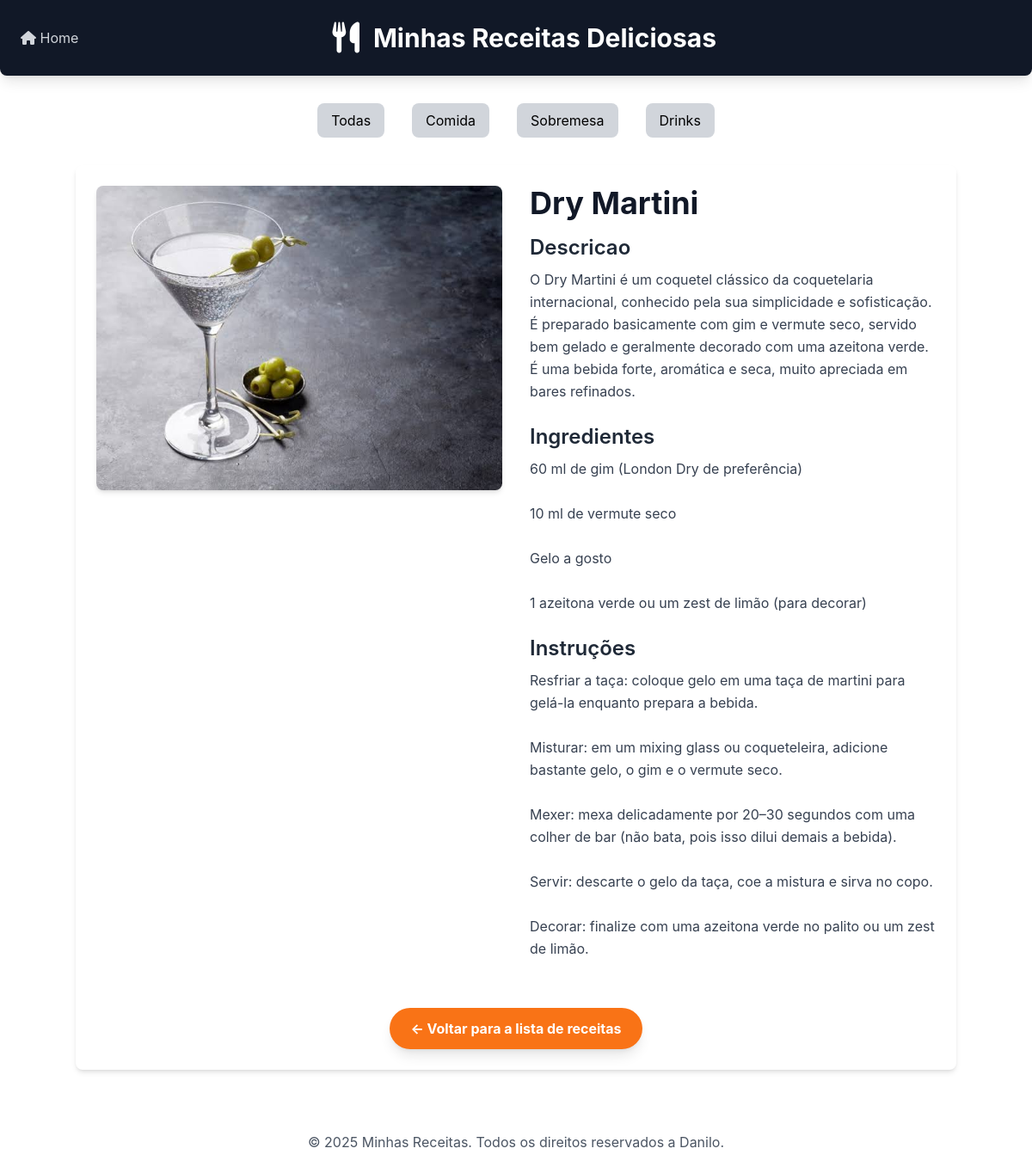
Page /receitas/receita/8/ on the committed database.
### receitas/models.py (models this page shows, shortened)
class Receita(models.Model):
    CATEGORIAS = [
    ('comida', 'Comida'),
    ('sobremesa', 'Sobremesa'),
    ('drink', 'Drink'),
]
    title = models.CharField("Título",max_length=200)
    description = models.TextField("Descrição")
    ingredients = models.TextField("Ingredientes")
    instructions = models.TextField("Modo de Preparo")
    image = models.ImageField("Imagem",upload_to='receitas_images/', blank=True, null=True)
    categoria = models.CharField("Categoria", max_length=20, choices=CATEGORIAS, default='comida')
    created_at = models.DateTimeField(auto_now_add=True)
    updated_at = models.DateTimeField(auto_now=True)
    class Meta:
        verbose_name = "Receita"
        verbose_name_plural = "Receitas"
        ordering = ['-created_at']# ordena as receitas pela data de criação, da mais recente para a mais antiga

### receitas/views.py (the view)
# urls.py: path('receita/<int:id>/', views.receita_detail, name='receita_detail'),
def receita_detail(request, id):
        receita=get_object_or_404(Receita, pk=id)
        return render(request, 'receitas/receita_detail.html', {'receita': receita})

### receitas/templates/receitas/receita_detail.html (shortened to what this page needs)
{%extends 'receitas/base.html' %}
{% block content %}
        <div class="flex flex-col md:flex-row gap-8">
            {% if receita.image %}
            <div class="md:w-1/2">
                <img src="{{ receita.image.url }}" alt="[Imagem de {{ receita.title }}]" class="w-full h-auto object-cover rounded-lg shadow-md">
            </div>
            {% endif %}
            <div class="md:w-1/2">
                <h2 class="text-4xl font-bold text-gray-900 mb-4">{{ receita.title }}</h2>
                <h3 class="text-2xl font-semibold text-gray-800 mb-2">Descricao</h3>
                <p class="text-gray-700 mb-6 leading-relaxed">{{ receita.description }}</p>
                <h3 class="text-2xl font-semibold text-gray-800 mb-2">Ingredientes</h3>
                <p class="text-gray-700 mb-6 leading-relaxed whitespace-pre-wrap">{{ receita.ingredients}}</p>
                <h3 class="text-2xl font-semibold text-gray-800 mb-2">Instruções</h3>
                <p class="text-gray-700 mb-6 leading-relaxed whitespace-pre-wrap">{{ receita.instructions}}</p>
            </div>
        </div>
        <div class="mt-8 text-center">
            <a href="{%url 'home'%}" class="inline-block bg-orange-500 hover:bg-organge-600 text-white font-bold py-3 px-6 rounded-full transition duration-300 ease-in-out shadow-lg">
                &larr; Voltar para a lista de receitas
            </a>
        </div>
        {% endblock %}

### rows in the picture
Receita: image (picture), title "Dry Martini", description "O Dry Martini é um coquetel clássico da coquetelaria internacional, conhecido pela sua simplicidade e sofisticação. É preparado basicamente com gim e vermute seco, servido bem gelado e geralmente decorado com uma azeitona verde. É uma bebida forte, aromática e seca, muito apreciada em bares refinados.", ingredients "60 ml de gim (London Dry de preferência) 10 ml de vermute seco Gelo a gosto 1 azeitona verde ou um zest de limão (para decorar)", instructions "Resfriar a taça: coloque gelo em uma taça de martini para gelá-la enquanto prepara a bebida. Misturar: em um mixing glass ou coqueteleira, adicione bastante gelo, o gim e o vermute seco. Mexer: mexa delicadamente por 20–30 segundos com uma colher de bar (não bata, pois isso dilui demais a bebida). Servir: descarte o gelo da taça, coe a mistura e sirva no copo. Decorar: finalize com uma azeitona verde no palito ou um zest de limão."
